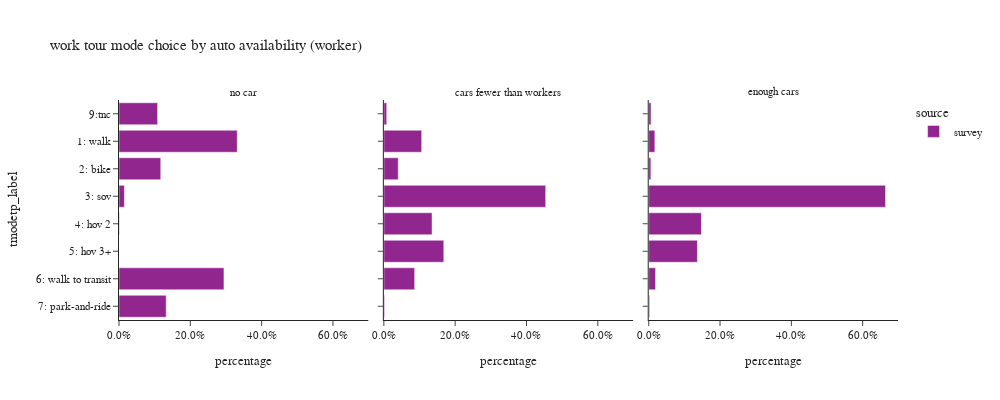

This figure's notebook cell:
### Code cell
plot_mode_choice(wk_tour.loc[wk_tour['auto_available_worker']!="no worker"],"auto_available_worker",
                 {"auto_available_worker":["no car", "cars fewer than workers","enough cars"],
                     "tmodetp_label":["1: walk","2: bike","3: sov","4: hov 2","5: hov 3+","6: walk to transit",
                                      "7: park-and-ride","8: school bus","9: other–survey only"]},
                 "auto availability (worker)",3,400,1000)

### Figure 1 — Plotly figure (JSON) as saved in the notebook; plotly's stock layout.template omitted (floating-point values rounded to 4 significant figures)
{"data": [{"alignmentgroup": "True", "customdata": [[61], [28], [5], [2], [94], [8], [9]], "hovertemplate": "source=survey<br>auto_available_worker=no car<br>percentage=%{x}<br>tmodetp_label=%{y}<br>sample count=%{customdata[0]}<extra></extra>", "legendgroup": "survey", "marker": {"color": "#91268F", "pattern": {"shape": ""}}, "name": "survey", "offsetgroup": "survey", "orientation": "h", "showlegend": true, "textposition": "auto", "type": "bar", "x": [0.3316, 0.1171, 0.01509, 0.001263, 0.2943, 0.1323, 0.1083], "xaxis": "x", "y": ["1: walk", "2: bike", "3: sov", "4: hov 2", "6: walk to transit", "7: park-and-ride", "9:tnc"], "yaxis": "y"}, {"alignmentgroup": "True", "customdata": [[39], [42], [131], [50], [18], [71], [2], [2]], "hovertemplate": "source=survey<br>auto_available_worker=cars fewer than workers<br>percentage=%{x}<br>tmodetp_label=%{y}<br>sample count=%{customdata[0]}<extra></extra>", "legendgroup": "survey", "marker": {"color": "#91268F", "pattern": {"shape": ""}}, "name": "survey", "offsetgroup": "survey", "orientation": "h", "showlegend": false, "textposition": "auto", "type": "bar", "x": [0.1061, 0.04034, 0.4538, 0.1351, 0.1681, 0.08637, 0.002086, 0.008015], "xaxis": "x2", "y": ["1: walk", "2: bike", "3: sov", "4: hov 2", "5: hov 3+", "6: walk to transit", "7: park-and-ride", "9:tnc"], "yaxis": "y2"}, {"alignmentgroup": "True", "customdata": [[55], [34], [873], [124], [67], [89], [10], [5]], "hovertemplate": "source=survey<br>auto_available_worker=enough cars<br>percentage=%{x}<br>tmodetp_label=%{y}<br>sample count=%{customdata[0]}<extra></extra>", "legendgroup": "survey", "marker": {"color": "#91268F", "pattern": {"shape": ""}}, "name": "survey", "offsetgroup": "survey", "orientation": "h", "showlegend": false, "textposition": "auto", "type": "bar", "x": [0.0172, 0.006044, 0.6642, 0.1478, 0.1365, 0.0192, 0.002659, 0.006426], "xaxis": "x3", "y": ["1: walk", "2: bike", "3: sov", "4: hov 2", "5: hov 3+", "6: walk to transit", "7: park-and-ride", "9:tnc"], "yaxis": "y3"}], "layout": {"annotations": [{"font": {}, "showarrow": false, "text": "no car", "x": 0.16, "xanchor": "center", "xref": "paper", "y": 1.0, "yanchor": "bottom", "yref": "paper"}, {"font": {}, "showarrow": false, "text": "cars fewer than workers", "x": 0.5, "xanchor": "center", "xref": "paper", "y": 1.0, "yanchor": "bottom", "yref": "paper"}, {"font": {}, "showarrow": false, "text": "enough cars", "x": 0.84, "xanchor": "center", "xref": "paper", "y": 1.0, "yanchor": "bottom", "yref": "paper"}], "barmode": "group", "height": 400, "legend": {"title": {"text": "source"}, "tracegroupgap": 0}, "title": {"text": "work tour mode choice by auto availability (worker)"}, "width": 1000, "xaxis": {"anchor": "y", "domain": [0.0, 0.32], "tickformat": ".1%", "title": {"text": "percentage"}}, "xaxis2": {"anchor": "y2", "domain": [0.34, 0.66], "matches": "x", "tickformat": ".1%", "title": {"text": "percentage"}}, "xaxis3": {"anchor": "y3", "domain": [0.68, 1.0], "matches": "x", "tickformat": ".1%", "title": {"text": "percentage"}}, "yaxis": {"anchor": "x", "categoryarray": ["9: other–survey only", "8: school bus", "7: park-and-ride", "6: walk to transit", "5: hov 3+", "4: hov 2", "3: sov", "2: bike", "1: walk"], "categoryorder": "array", "domain": [0.0, 1.0], "title": {"text": "tmodetp_label"}}, "yaxis2": {"anchor": "x2", "domain": [0.0, 1.0], "matches": "y", "showticklabels": false}, "yaxis3": {"anchor": "x3", "domain": [0.0, 1.0], "matches": "y", "showticklabels": false}}}
